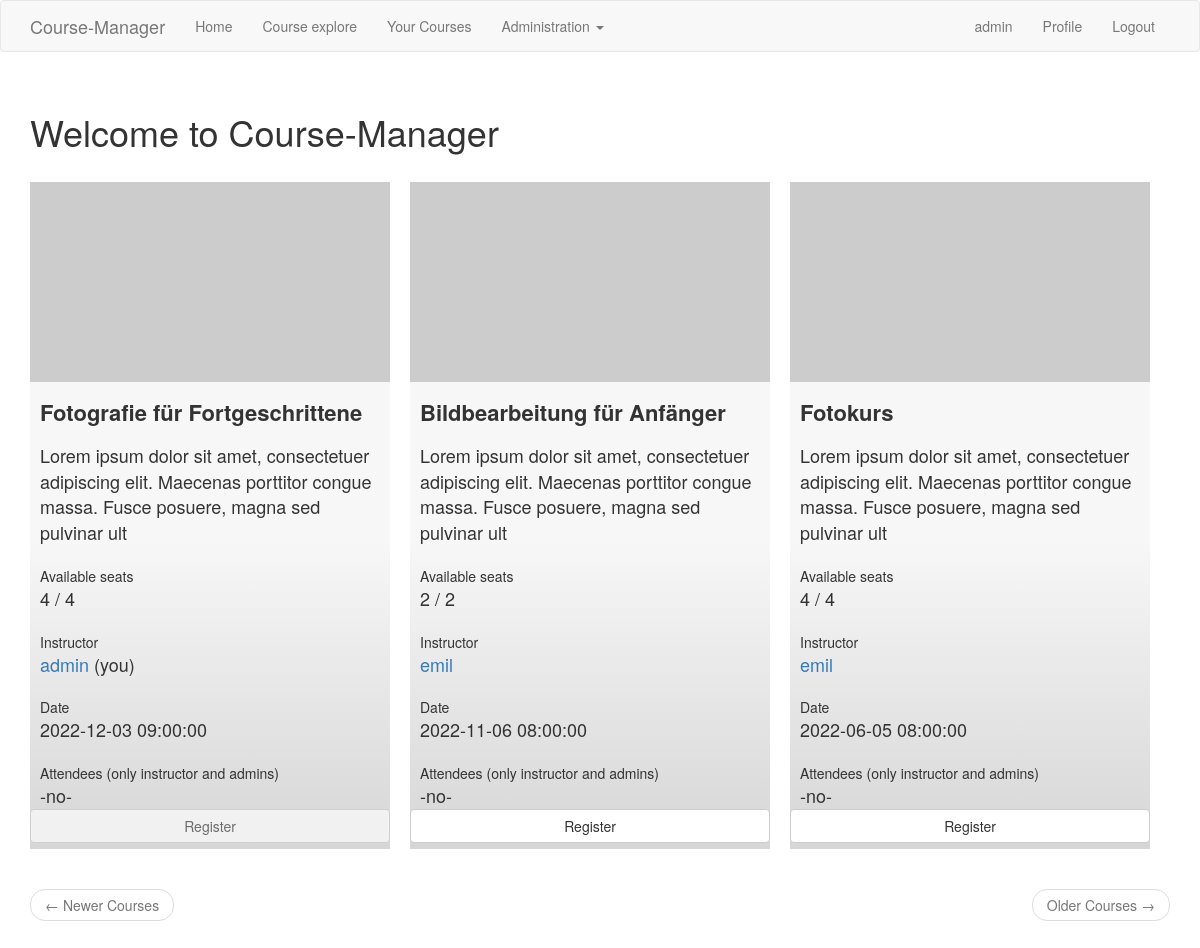
The app's page /index (signed in) with its own data.
### app/models.py (models this page shows, shortened)
class User(UserMixin, db.Model):
    id = db.Column(db.Integer, primary_key=True)
    username = db.Column(db.String(64), index=True, unique=True)
    email = db.Column(db.String(120), index=True, unique=True)
    password_hash = db.Column(db.String(128))
    courses = db.relationship('Course', backref='instructor', lazy='dynamic')
    about_me = db.Column(db.String(140))
    last_seen = db.Column(db.DateTime, default=datetime.utcnow)
    name = db.Column(db.String(128))
    address = db.Column(db.String(128))
    postalcode = db.Column(db.Integer)
    city = db.Column(db.String(128))
    role = db.Column(db.String(128))
    def registrated_courses(self):
        self.course_attendees
        return self.course_attendees.order_by(Course.date.desc())

class Course(db.Model):
    id = db.Column(db.Integer, primary_key=True)
    title = db.Column(db.String(64))
    description = db.Column(db.String(128))
    seats = db.Column(db.Integer)
    date = db.Column(db.DateTime, default=datetime.utcnow)
    visible = db.Column(db.Integer)
    instructor_id = db.Column(db.Integer, db.ForeignKey('user.id'))
    registrated = db.relationship(
        'User', secondary=attendees,
        primaryjoin=(attendees.c.course_id == id),
        secondaryjoin=(attendees.c.attendee_id == User.id),
        backref=db.backref('course_attendees', lazy='dynamic'), lazy='dynamic')
    def available_seats(self):
        return self.seats - self.registrated.count()
    def is_registered(self, user):
        return self.registrated.filter(
            attendees.c.course_id == self.id).filter(attendees.c.attendee_id == user.id).count() > 0
    def avatar(self, size):
        digest = md5(self.title.encode('utf-8')).hexdigest()
        return 'https://www.gravatar.com/avatar/{}?d=identicon&s={}'.format(
            digest, size)

### app/routes.py (the view)
@app.route('/', methods=['GET', 'POST'])
@app.route('/index', methods=['GET', 'POST'])
@login_required
def index():
    page = request.args.get('page', 1, type=int)
    courses = Course.query.filter_by(visible=1).order_by(Course.date.desc()).paginate(
        page, app.config['ITEMS_PER_PAGE'], False)
    next_url = url_for('courses', page=courses.next_num) \
        if courses.has_next else None
    prev_url = url_for('courses', page=courses.prev_num) \
        if courses.has_prev else None
    form = EmptyForm()
    return render_template('index.html', title='Welcome to Course-Manager', courses=courses.items,
                           next_url=next_url, prev_url=prev_url, form=form)

### app/forms.py
class EmptyForm(FlaskForm):
    submit = SubmitField('Submit')

### app/models.py (called while the page is built)
@login.user_loader
def load_user(id):
    return User.query.get(int(id))

### app/routes.py (called while the page is built)
@app.before_request
def before_request():
    if current_user.is_authenticated:
        current_user.last_seen = datetime.utcnow()
        db.session.commit()

### app/templates/index.html
{% extends "base.html" %}
{% import 'bootstrap/wtf.html' as wtf %}
{% block app_content %}
    <h1 class="mgFlexFullWidth">{{ title }}</h1>
    {% for course in courses %}
        {% include '_course.html' %}
    {% endfor %}
   <nav aria-label="..." class="mgFlexFullWidth">
        <ul class="pager">
            <li class="previous{% if not prev_url %} disabled{% endif %}">
                <a href="{{ prev_url or '#' }}">
                    <span aria-hidden="true">&larr;</span> Newer Courses
                </a>
            </li>
            <li class="next{% if not next_url %} disabled{% endif %}">
                <a href="{{ next_url or '#' }}">
                    Older Courses <span aria-hidden="true">&rarr;</span>
                </a>
            </li>
        </ul>
    </nav>
{% endblock %}

### app/templates/base.html (shortened to what this page needs)
{% extends 'bootstrap/base.html' %}
{% block head %}
    {{ super() }}
    <link href="{{ url_for('static', filename='css/main.css') }}" rel="stylesheet">
{% endblock %}
{% block navbar %}
    <nav class="navbar navbar-default">
        <div class="container">
            <div class="navbar-header">
                <a class="navbar-brand" href="{{ url_for('index') }}">Course-Manager</a>
            </div>
            <div class="collapse navbar-collapse" id="navbarCollapse">
                <ul class="nav navbar-nav">
                    <li><a href="{{ url_for('index') }}">Home</a></li>
                    {% if not current_user.is_anonymous %}
                    <li><a href="{{ url_for('courses') }}">Course explore</a></li>
                        {% if current_user.courses.count() > 0 %}
                        <li><a href="{{ url_for('instructed_courses') }}">Your Courses</a></li>
                        {% endif %}
                        {% if current_user.role == 'admin' %}
                        <li class="dropdown">
                            <a href="#" class="dropdown-toggle" data-toggle="dropdown" role="button" aria-haspopup="true" aria-expanded="false">Administration <span class="caret"></span></a>
                        </li>
                        {% endif %}
                    {% endif %}
                </ul>
                <ul class="nav navbar-nav navbar-right">
                    {% if current_user.is_anonymous %}
                    <li><a href="{{ url_for('login') }}">Login</a></li>
                    {% else %}
                        {% if current_user.role == 'admin' %}
                            <li><a>{{ current_user.role }}</a></li>
                        {% endif %}
                    <li><a href="{{ url_for('user', username=current_user.username) }}">Profile</a></li>
                    <li><a href="{{ url_for('logout') }}">Logout</a></li>
                    {% endif %}
                </ul>
            </div>
        </div>
    </nav>
{% endblock %}
{% block content %}
    <div class="container mgFlexBase">
        {% block app_content %}{% endblock %}
    </div>
{% endblock %}

### app/templates/_course.html (shortened to what this page needs)
    <div class="mgFlexItem">
        <div class="avatar">
            <img  src="{{ course.avatar(70) }}" />
        </div>
        <div class="title">{{ course.title }}</div>
            <div class="text">{{ course.description }}</div>
            <br>
            <div class="litleTitle">Available seats</div>
            <div class="text">{{ course.available_seats() }} / {{ course.seats }}</div>
            <br>
            <div class="litleTitle">Instructor</div>
            <div class="text">
                <a href="{{ url_for('user', username=course.instructor.username) }}">
                    {{ course.instructor.username }}
                </a>
                {% if course.instructor_id == current_user.id %}
                    (you)
                {% endif %}
            </div>
            <br>
            <div class="litleTitle">Date</div>
            <div class="text">
            {{ course.date }}
            {% if current_user.role == "admin" or course.instructor_id == current_user.id %}
            </div>
            <br>
            <div class="litleTitle">Attendees (only instructor and admins)</div>
            <div class="text">
                {% if course.registrated.count() == 0 %}
                <div>-no-</div>
                {% endif %}
            {% endif %}
            </div>
        <div style="display: flex; flex-direction: row;">
            {% if course.is_registered(current_user) %}
            <form action="{{ url_for('unregister_course', course_id=course.id) }}" method="post" style="width:100%;">
                {{ form.hidden_tag() }}
                {{ form.submit(value='Unregister', class_='btn btn-default', style='width:100%; margin-bottom: 6px;') }}
            </form>
            {% else %}
            <form action="{{ url_for('register_course', course_id=course.id) }}" method="post" style="width:100%;">
                {% if course.available_seats() <= 0 or course.instructor_id == current_user.id %}
                    {{ form.submit(value='Register', class_='btn btn-default', style='width:100%; margin-bottom: 6px;', disabled='true', title='there are no seats available or you are the instructor!') }}
                {% else %}
                    {{ form.submit(value='Register', class_='btn btn-default', style='width:100%; margin-bottom: 6px;') }}
                {% endif %}
           </form>
            {% endif %}
        </div>
    </div>

### app/static/css/main.css (style rules this page uses)
.mgFlexBase { display: flex; flex-wrap: wrap; gap: 20px; align-items: flex-start; }
.mgFlexItem { flex: 1 1; min-width: 300px; max-width: 460px; background: linear-gradient(0deg, rgb(214, 214, 214) 0%, rgb(247, 247, 247) 46%); display: flex; flex-direction: column; }
.mgFlexItem>div>img { height: 200px; width: 100%; object-fit: cover; }
.mgFlexFullWidth { flex: 1 100%; }
@media all and (min-width: 1200px) { .mgFlexItem { flex: 1 360px; min-width: 360px; max-width: 360px; } }
.title { font-size: 22px; margin-top: 15px; margin-bottom: 15px; padding: 0px 10px; font-weight: bold; }
.text { font-size: 18px; padding: 0px 10px; }
.litleTitle { padding: 0px 10px; }

### records on screen
User: role "admin"
Course: title "Fotografie für Fortgeschrittene", description "Lorem ipsum dolor sit amet, consectetuer adipiscing elit. Maecenas porttitor congue massa. Fusce posuere, magna sed pulvinar ult", available_seats "4", seats "4", instructor.username "admin", shows "(you)", date "2022-12-03 09:00:00"
Course: title "Bildbearbeitung für Anfänger", description "Lorem ipsum dolor sit amet, consectetuer adipiscing elit. Maecenas porttitor congue massa. Fusce posuere, magna sed pulvinar ult", available_seats "2", seats "2", instructor.username "emil", date "2022-11-06 08:00:00"
Course: title "Fotokurs", description "Lorem ipsum dolor sit amet, consectetuer adipiscing elit. Maecenas porttitor congue massa. Fusce posuere, magna sed pulvinar ult", available_seats "4", seats "4", instructor.username "emil", date "2022-06-05 08:00:00"

### other values on screen
{{ title }} "Welcome to Course-Manager"
